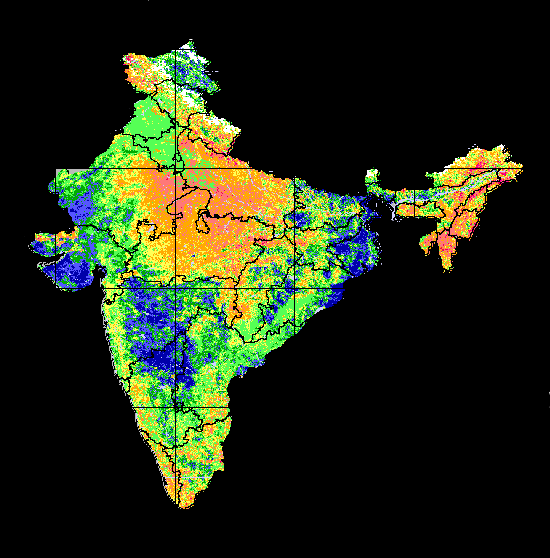
#> input picture Image data/image_country_G04L02.tif, 550 x 558 px, found by its file name
$ python index_extraction.py
#> lines starting #> are read from the running program, lines starting #| are printed output that depends on the picture
from skimage import data, io
from PIL import Image
import numpy
import csv


image = numpy.array(Image.open('image_country_G04L02.tif'))
#> image is the input picture: shape (558, 550, 4); mean R, G, B, A 35.8, 44.4, 21.6, 255

print(image.shape)
#| (558, 550, 4)


pixel_indexes = {}
for i in range(40, 531):
    for j in range(25, 524):
        value = image[i][j][0] == 0 and image[i][j][1] == 0 and image[i][j][2] == 0 or (image[i][j][0] == 255 and image[i][j][1] == 255 and image[i][j][2] == 255)
        if value == False and (
                (image[i][j][0] >= 10 and image[i][j][1] <= 8 and image[i][j][2] <= 8) == False):
                pixel_indexes[(i, j)] = image
        else:
            print(str(j))
#> after the loop, pixel_indexes = 73105 items
file = open('indexes.csv', 'w')

csv_writer = csv.writer(file, delimiter=',')
for (i, j) in pixel_indexes.keys():
    csv_writer.writerow([i, j])
#> this loop made 73105 passes
#> (i, j) on passes 1 to 3: (41, 189), (41, 191), (42, 188)

for i in range(40, 531):
    for j in range(25, 524):
        if (i, j) in pixel_indexes:
            image[i][j][1] = 255
            image[i][j][0] = 0
            image[i][j][2] = 0
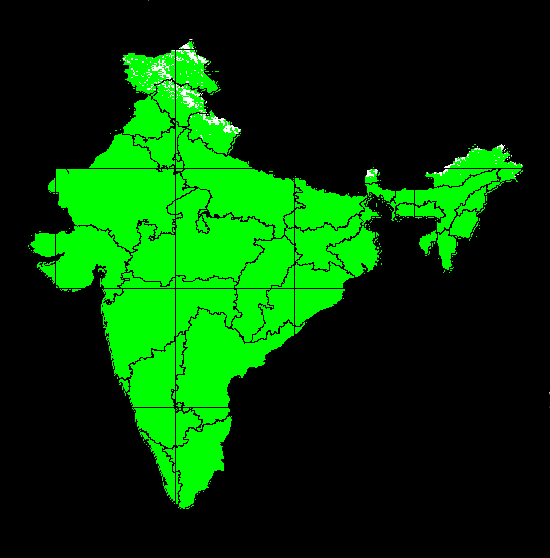
#> image: shape (558, 550, 4); mean R, G, B, A 1, 61.7, 1, 255
image_sk_raw = image[40:531, 25:524]
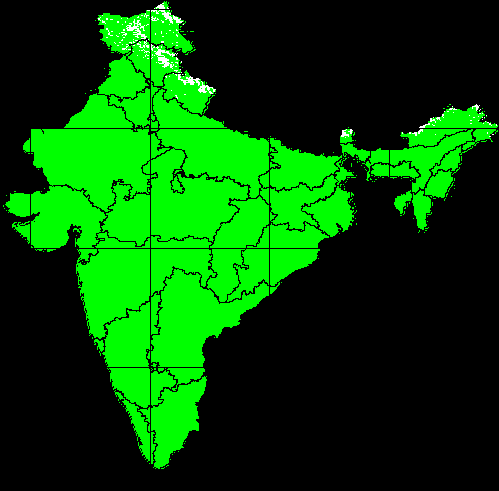
#> image_sk_raw: shape (491, 499, 4); mean R, G, B, A 1.2, 77.3, 1.2, 255
io.imshow(image_sk_raw)
io.show()

$ run again, with Image data/image_country_G04L03.tif copied over Image data/image_country_G04L02.tif
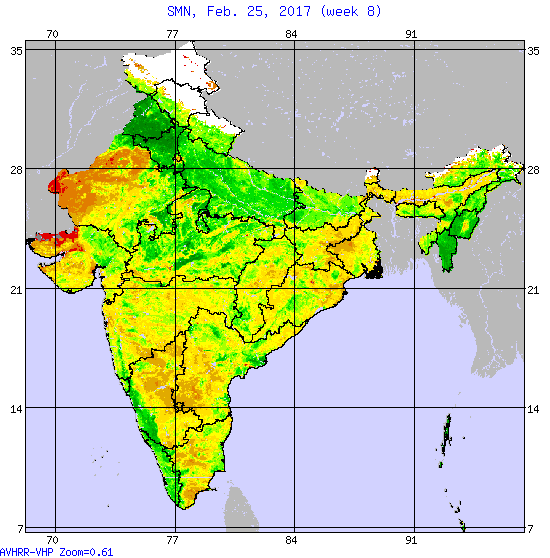
#> input picture Image data/image_country_G04L03.tif, 550 x 558 px, found by its file name
#> image is the input picture: shape (558, 550, 4); mean R, G, B, A 194.6, 206.9, 171, 255
#| (558, 550, 4)
#> after the loop `for i in range(40, 531):`: pixel_indexes = 227708 items
#> the loop `for (i, j) in pixel_indexes.keys():` made 227708 passes
#> j on passes 1 to 3: 26, 27, 28
#> after the loop `for i in range(40, 531):`:
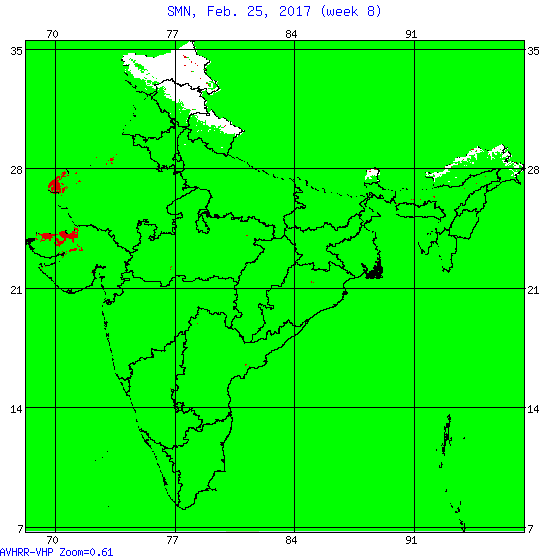
#> image: shape (558, 550, 4); mean R, G, B, A 53.4, 242.2, 53.6, 255
#> `image_sk_raw = image[40:531, 25:524]`:
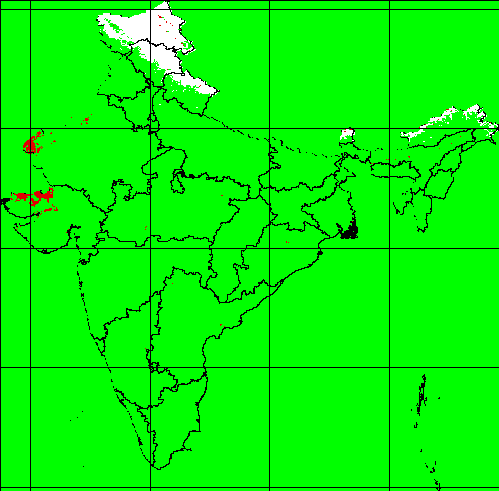
#> image_sk_raw: shape (491, 499, 4); mean R, G, B, A 4.8, 241.3, 4.3, 255
